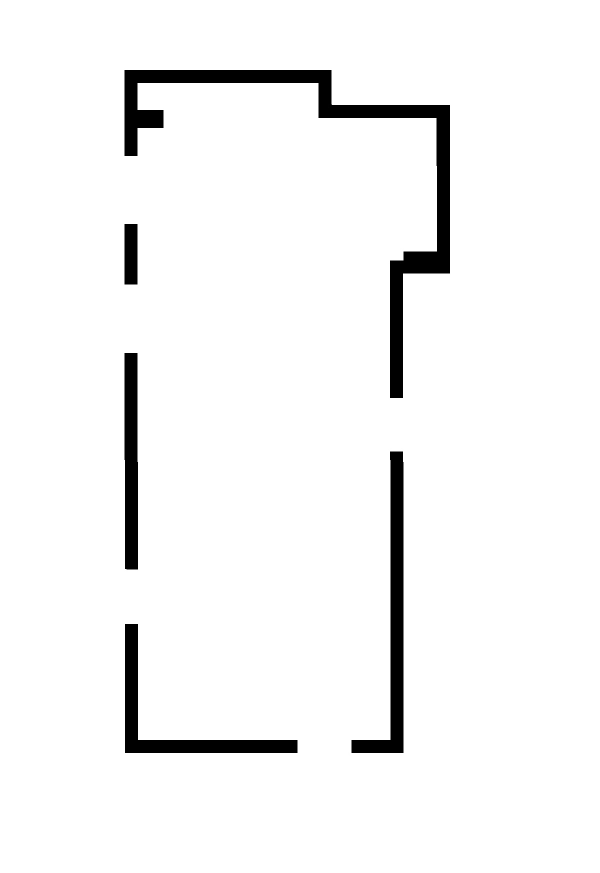
#> input picture 9. The 2DTo3D - 01232022/app/grasshopper/generated floor plans/test.jpg, 1200 x 1745 px (shown at 1/2 size)
$ python -i vectorize_floor_plan.py   (imports and definitions only)
#> lines starting #> are read from the running program, lines starting #| are printed output that depends on the picture; after the words box and inside, x2 and y2 are one past the last pixel; in counts of white or black regions, pixels touching at a corner belong together
import os
import cv2
import numpy as np
import sys
import matplotlib.pyplot as plt
from PIL import Image as m
from numpy.core.fromnumeric import shape


# input_file_path = "grasshopper/floor plans/11.jpg"
# output_file_path = "grasshopper/generated floor plans/erosion.jpg"

"""
min_size : minimum size of particles we want to keep (number of pixels)
"""


def filter_image(input_file_path, output_file_path, tolerance=128, min_size=1):

    # Name of the directory containing the object detection module we're using
#> called with output_file_path = 'out.png', tolerance = 128, min_size = 1
    IMAGE_NAME = input_file_path

    # Remove Small Items
    # 1. loads image using cv2.imread in gray scale mode.
    im_gray = cv2.imread(IMAGE_NAME, cv2.IMREAD_GRAYSCALE)
#> im_gray is the input picture: shape (1745, 1200); min 0, max 255, mean 244.1

    # 2. set up the threshold to convert the image to bw mode from gray scale.
    im_bw = cv2.threshold(im_gray, tolerance, 255, cv2.THRESH_BINARY)[1]
#> im_bw: shape (1745, 1200); 95.7% white; 5 black regions, box (x1, y1, x2, y2) and area: (249, 140, 900, 796) 42721, (703, 903, 807, 1506) 17702, (250, 1248, 595, 1506) 15002, (249, 706, 276, 1139) 11251, (249, 448, 275, 569) 3146
    cv2.imwrite("grasshopper/generated floor plans/im_bw.jpg", im_bw)
    # find all the connected components
    nb_components, output, stats, centroids = cv2.connectedComponentsWithStats(
        im_bw, connectivity=8)
#> nb_components = 2; stats = [[249, 140, 651, 1366, 89822], [0, 0, 1200, 1745, 2004178]]; centroids = [[567.2, 775.6], [600.9, 876.3]]

    # connectedComponentswithStats yields every seperated component with information on each of them, such as size
    # the following part is just taking out the background which is also considered a component, but most of the time we don't want that.
    sizes = stats[1:, -1]
#> sizes = [2004178]
    nb_components = nb_components - 1
#> nb_components = 1

    img2 = np.zeros((output.shape))
    # for every component in the image, keep it only if it's above min_size.
    # if it is above, make it black, otherwise make it just white.
    for i in range(0, nb_components):
        if sizes[i] >= min_size:
            img2[output == i + 1] = 255

    # Morphological Transform, removing unwanted small items including labels, texts, furnitures, windows, doors, etc,
    # for whose sizes are smaller than 10 px.
    kernel = np.ones((3, 3), np.uint8)
    dilation = cv2.dilate(img2, kernel, iterations=3)
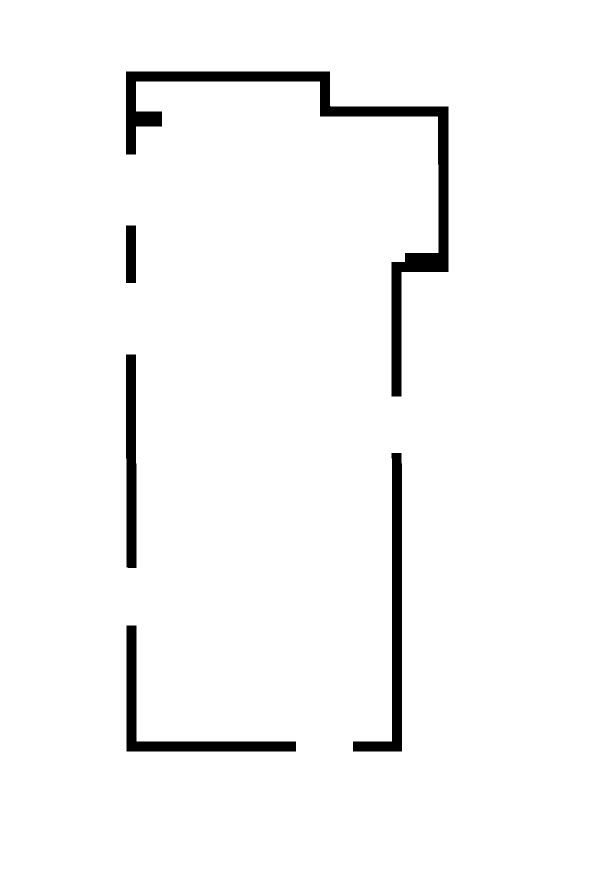
#> dilation: shape (1745, 1200) float64 (shown at 1/2 size); 96.7% white; 5 black regions, box (x1, y1, x2, y2) and area: (252, 143, 897, 793) 33163, (706, 906, 804, 1503) 13490, (253, 1251, 592, 1503) 11420, (252, 709, 273, 1136) 8527, (252, 451, 272, 566) 2300
    # erosion enlarges pixels
    erosion = cv2.erode(dilation, kernel, iterations=4)
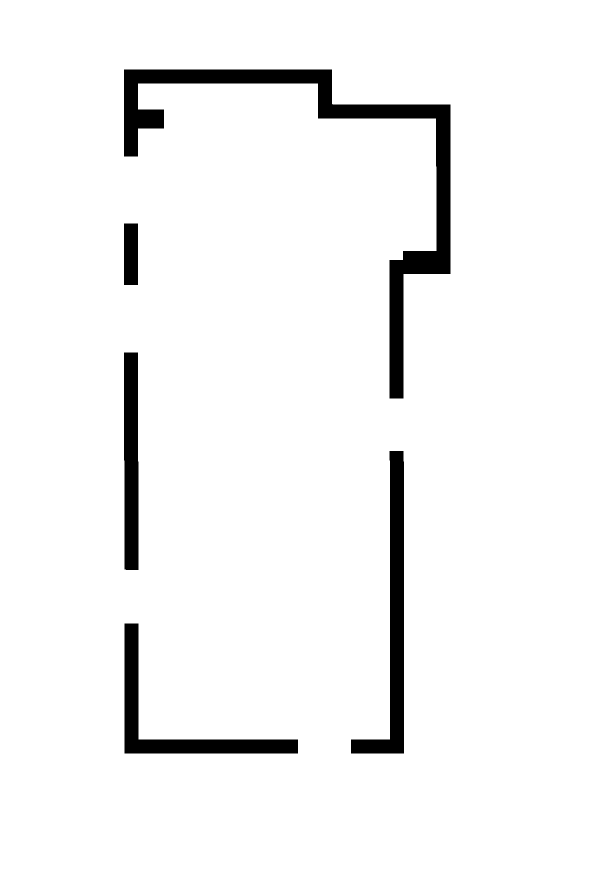
#> erosion: shape (1745, 1200) float64 (shown at 1/2 size); 95.4% white; 5 black regions, box (x1, y1, x2, y2) and area: (248, 139, 901, 797) 45923, (702, 902, 808, 1507) 19122, (249, 1247, 596, 1507) 16212, (248, 705, 277, 1140) 12175, (248, 447, 276, 570) 3444

    # output image here
    cv2.imwrite(output_file_path, erosion)
    cv2.waitKey()
    cv2.destroyAllWindows()


input_file_path = "grasshopper/generated floor plans/erosion.jpg"


def get_contours(input_file_path, noise_tolerance=2500):
    img_new = cv2.imread(input_file_path, cv2.IMREAD_GRAYSCALE)
    img_new = cv2.adaptiveThreshold(img_new, 255, cv2.ADAPTIVE_THRESH_GAUSSIAN_C,
                                    cv2.THRESH_BINARY, 15, 2)
    contours, _ = cv2.findContours(
        ~img_new, cv2.RETR_EXTERNAL, cv2.CHAIN_APPROX_SIMPLE)
    mask = np.zeros_like(img_new)

    corners_threshold = 0.1

    new_contours = []
    for contour in contours:
        num_edge = (contour.shape[0])
        if num_edge < 4:
            continue

        area = cv2.contourArea(contour)
        if area > noise_tolerance:
            new_contour = []
            for c in contour:
                new_contour.append(list([int(c[0][0]), int(c[0][1])]))
            new_contours.append(new_contour)
            cv2.fillPoly(mask, [contour], 255)

    cv2.waitKey()
    cv2.destroyAllWindows()
    return new_contours

>>> result = filter_image('grasshopper/generated floor plans/test.jpg', 'out.png')

$ run again, on 9. The 2DTo3D - 01232022/app/grasshopper/generated floor plans/dilation-100-2.jpg
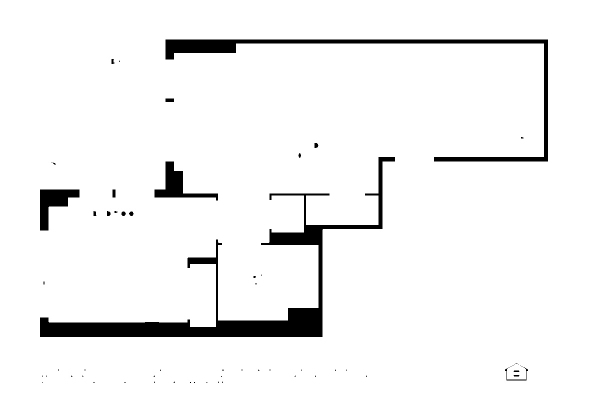
#> input picture 9. The 2DTo3D - 01232022/app/grasshopper/generated floor plans/dilation-100-2.jpg, 1200 x 832 px (shown at 1/2 size)
#> in filter_image, im_gray is the input picture: shape (832, 1200); min 0, max 255, mean 242.8
#> im_bw: shape (832, 1200); 95.2% white; 65 black regions (49 under 20 px), largest, box (x1, y1, x2, y2) and area: (80, 314, 790, 674) 27628, (331, 79, 1096, 323) 12888, (309, 323, 436, 401) 3114
#> in filter_image, `nb_components, output, stats, centroids = cv2.connectedComponentsWithS..`: nb_components = 2; stats = [[80, 79, 1016, 687, 47741], [0, 0, 1200, 832, 950659]]; centroids = [[506.2, 442.9], [604.2, 414.1]]
#> sizes = [950659]
#> in filter_image, `nb_components = nb_components - 1`: nb_components = 1
#> in filter_image, `dilation = cv2.dilate(img2, kernel, iterations=3)`:
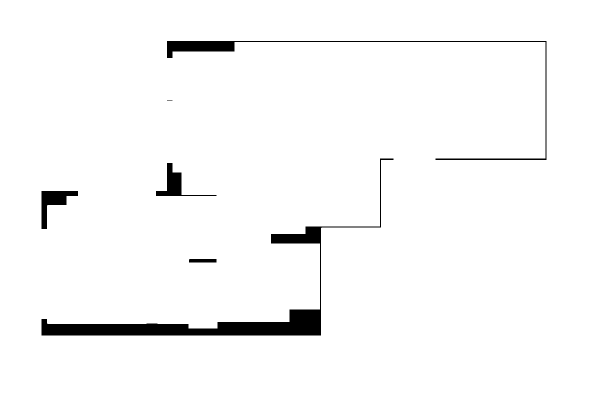
#> dilation: shape (832, 1200) float64 (shown at 1/2 size); 97.2% white; 6 black regions (1 under 20 px), largest, box (x1, y1, x2, y2) and area: (83, 317, 787, 671) 18088, (334, 82, 1093, 320) 5358, (83, 382, 156, 458) 2159, (312, 326, 433, 392) 1932, (378, 518, 433, 525) 384
#> in filter_image, `erosion = cv2.erode(dilation, kernel, iterations=4)`:
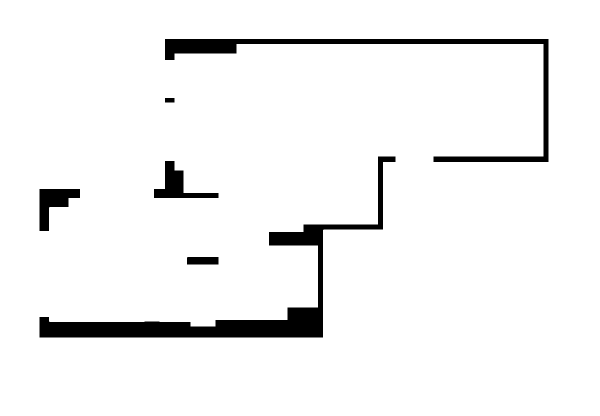
#> erosion: shape (832, 1200) float64 (shown at 1/2 size); 94.9% white; 6 black regions, box (x1, y1, x2, y2) and area: (79, 313, 791, 675) 27560, (330, 78, 1097, 324) 15414, (308, 322, 437, 396) 3492, (79, 378, 160, 462) 3415, (374, 514, 437, 529) 944, (330, 196, 349, 205) 171

$ run again, on 9. The 2DTo3D - 01232022/app/grasshopper/generated floor plans/erosion.jpg
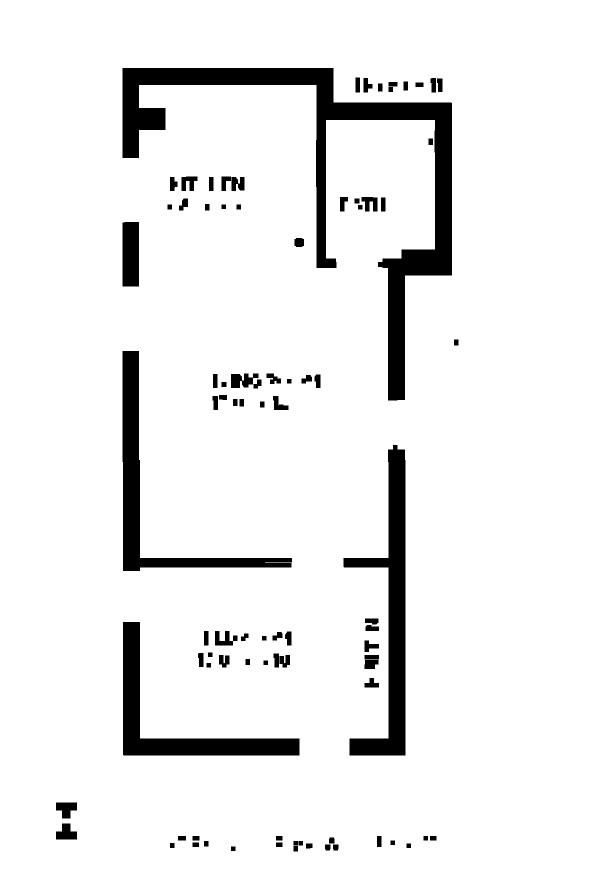
#> input picture 9. The 2DTo3D - 01232022/app/grasshopper/generated floor plans/erosion.jpg, 1200 x 1745 px (shown at 1/2 size)
#> in filter_image, im_gray is the input picture: shape (1745, 1200); min 0, max 255, mean 236.5
#> im_bw: shape (1745, 1200); 92.7% white; 88 black regions, largest, box (x1, y1, x2, y2) and area: (245, 136, 904, 801) 62086, (687, 890, 811, 1511) 25254, (245, 702, 584, 1142) 20459
#> in filter_image, `nb_components, output, stats, centroids = cv2.connectedComponentsWithS..`: nb_components = 2; stats = [[112, 136, 805, 1567, 151939], [0, 0, 1200, 1745, 1942061]]; centroids = [[563.2, 803.3], [602.3, 877.4]]
#> sizes = [1942061]
#> in filter_image, `nb_components = nb_components - 1`: nb_components = 1
#> in filter_image, `dilation = cv2.dilate(img2, kernel, iterations=3)`:
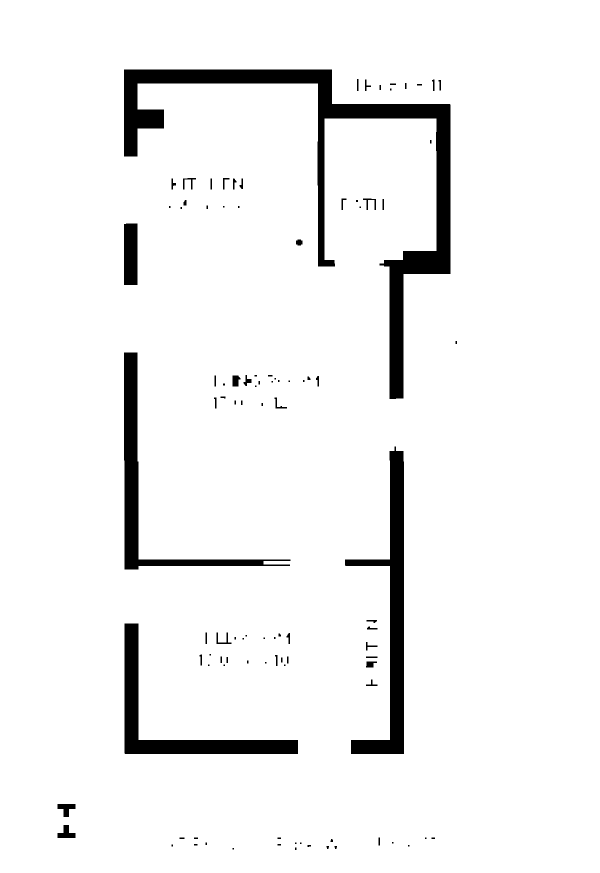
#> dilation: shape (1745, 1200) float64 (shown at 1/2 size); 94.7% white; 104 black regions (37 under 20 px), largest, box (x1, y1, x2, y2) and area: (248, 139, 901, 798) 50386, (690, 893, 808, 1508) 20346, (249, 1247, 596, 1508) 16239
#> in filter_image, `erosion = cv2.erode(dilation, kernel, iterations=4)`:
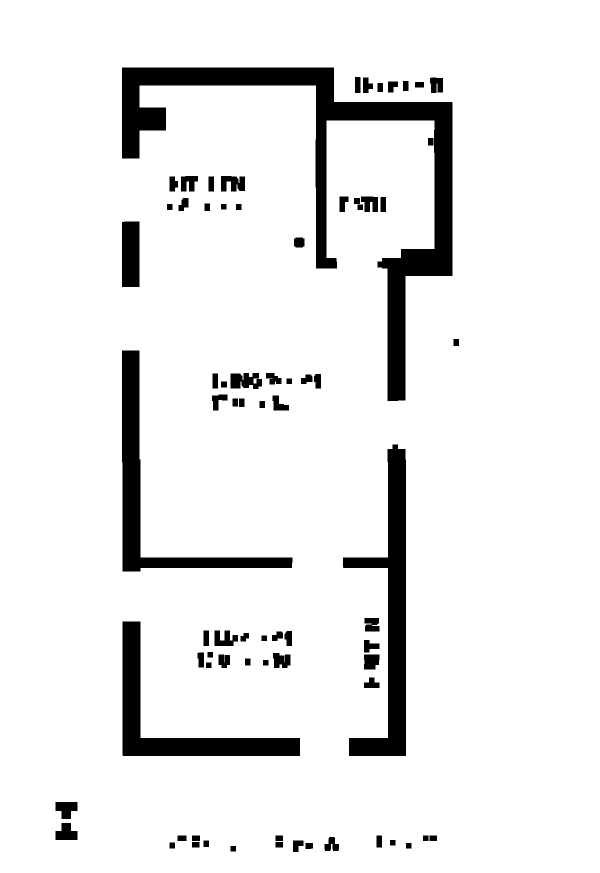
#> erosion: shape (1745, 1200) float64 (shown at 1/2 size); 92% white; 76 black regions, largest, box (x1, y1, x2, y2) and area: (244, 135, 905, 802) 66002, (686, 889, 812, 1512) 26906, (244, 701, 585, 1143) 22074
